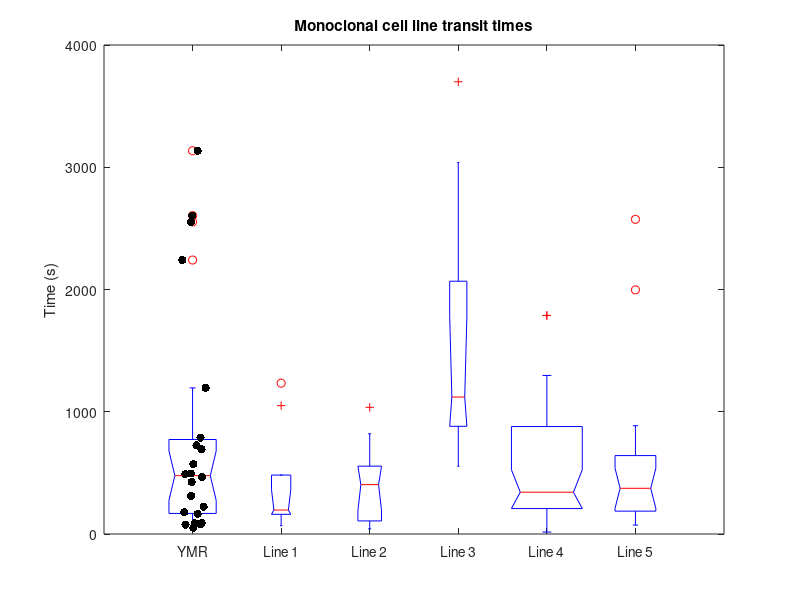

The MATLAB script that drew this image: (Note: this script raises an error after producing the figure.)
%%
%Data
line1tt = [68 194 137 1234 482 1050 456 161 196];
line2tt = [144 42 575 535 430 100 91 114 404 1036 820];
line3tt = [3699 554 1062 990 1744 554 3039 1179];
line4tt = [209 22 278 1788 208 533 560 1297 115 16 ...
    337 43 1267 460 93 879 962 1787 273 948 212 1083 ...
    202 588 305 96 341 893 620 80 797 342 518];
line5tt = [408 884 374 328 141 168 73 214 399 886 ...
    198 1997 393 189 824 185 459 2574 144];

transittimes = {[line1tt] ; [line2tt] ; [line3tt] ; [line4tt] ; [line5tt]};

ymrtt = [309 2227 727 1355 2601];

transittimes1016 = [425 1195 89 91 51 77 2553 80 165 490 694 ...
    3135 2604 725 2241 465 312 572 789 495 224 178];
    




%stat format = [mean stdev coefVar stderrofmean]
line1stat = [442 423.1734278 0.9574059453 141.0578093];
line2stat = [390.0909091 330.2361139 0.8465619326 99.56993472];
line3stat = [1602.625 1166.448816 0.7278364031 412.4019337];
line4stat = [550.0606061 484.3690444 0.7916143729 84.31782787];
line5stat = [570.4210526 660.1372177 1.157280599 151.4458643];
YMR1016stat = [802.2727273	938.4217846	1.169704207	200.0721967];

proliferation = [0.7166116388 0.7683094314 0.8572080029 ...
    1.040072988 0.9747951095];

%%
%Plotting
C = {transittimes1016(:); line1tt(:); line2tt(:); line3tt(:); line4tt(:); line5tt(:)};
grp = cell2mat(arrayfun(@(i){i*ones(numel(C{i}),1)},(1:numel(C))')); 
boxplot(vertcat(C{:}),grp);

boxplot(vertcat(C{:}),grp, 'Notch','on','Labels',{'YMR','Line 1','Line 2', ...
    'Line 3','Line 4','Line 5'}, 'Whisker',1);

ylabel('Time (s)');
title('Monoclonal cell line transit times');

lines = findobj(gcf, 'type', 'line', 'Tag', 'Median');
set(lines, 'Color', 'g');

hold on
xCenter = 1:numel(C); 
spread = 0.3; % 0=no spread; 0.5=random spread within box bounds (can be any value)
for i = 1:numel(C)
    %plot(rand(size(C{i}))*spread -(spread/2) + xCenter(i), C{i}, 'mo','linewidth', 2)
    %scatter(rand(size(C{i}))*spread -(spread/2) + xCenter(i), C{i}, 'r','linewidth', .5);
    f1 = scatter(rand(size(C{i}))*spread -(spread/2) + xCenter(i), C{i}, 'k','filled');
    hold on;
    f1.MarkerFaceAlpha = 0.3;
end
hold off;

%%
figure(2);
index = [1:5];

mean = [YMR1016stat(1) line1stat(1) line2stat(1) line3stat(1) ...
    line4stat(1) line5stat(1)];
stderr = [YMR1016stat(4) line1stat(4) line2stat(4) line3stat(4) ...
    line4stat(4) line5stat(4)];
mean2 = [mean(2) mean(3) mean(4) mean(5) mean(6)];
stderr2 = [line1stat(4) line2stat(4) line3stat(4) ...
    line4stat(4) line5stat(4)];

labels = categorical({'Line 1','Line 2', ...
    'Line 3','Line 4','Line 5'});
labels = reordercats(labels, {'Line 1','Line 2', ...
    'Line 3','Line 4','Line 5'});

%bar(labels, mean2,'b');
scatter(labels, mean2,'b');
hold on
eb(1) = errorbar(index, mean2, stderr2, 'vertical', 'LineStyle', 'none');
set(eb, 'color', 'k', 'LineWidth', 2)
scatter(labels,ymrtt,'r');

title('Population mean and associated parent cell transit time');
ylabel('Transit time (s)');


%%
figure(3);
index = [1:6];

coefvar = [YMR1016stat(3) line1stat(3) line2stat(3) line3stat(3) ...
    line4stat(3) line5stat(3)];
coefvar = coefvar*100;

labels = categorical({'YMR','Line 1','Line 2', ...
    'Line 3','Line 4','Line 5'});
labels = reordercats(labels, {'YMR','Line 1','Line 2', ...
    'Line 3','Line 4','Line 5'});

%bar(labels, coefvar);
scatter(labels,coefvar);
hold on

title('Transit time coefficient of variance');
ylabel('coefficient of variance = Stdev/mean');

%%
figure(4);
index = [1:6];

stdev = [YMR1016stat(2) line1stat(2) line2stat(2) line3stat(2) ...
    line4stat(2) line5stat(2)];

labels = categorical({'YMR','Line 1','Line 2', ...
    'Line 3','Line 4','Line 5'});
labels = reordercats(labels, {'YMR','Line 1','Line 2', ...
    'Line 3','Line 4','Line 5'});

bar(labels, stdev);
hold on

title('Transit time standard deviation');
ylabel('stdev');

%%
figure(5);
mean2 = [mean(2) mean(3) mean(4) mean(5) mean(6)];
corrmat = [mean2 ; ymrtt];
corrmat = transpose(corrmat);
corrplot(corrmat); 
title('Parent cell and daughter population transit times');
PrettyFig;